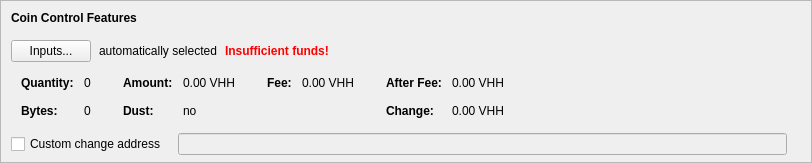
    <widget class="QFrame" name="frameCoinControl">
     <property name="sizePolicy">
      <sizepolicy hsizetype="Expanding" vsizetype="Expanding">
       <horstretch>0</horstretch>
       <verstretch>0</verstretch>
      </sizepolicy>
     </property>
     <property name="maximumSize">
      <size>
       <width>16777215</width>
       <height>16777215</height>
      </size>
     </property>
     <property name="frameShape">
      <enum>QFrame::StyledPanel</enum>
     </property>
     <property name="frameShadow">
      <enum>QFrame::Sunken</enum>
     </property>
     <layout class="QVBoxLayout" name="verticalLayoutCoinControl2">
      <property name="spacing">
       <number>0</number>
      </property>
      <property name="leftMargin">
       <number>0</number>
      </property>
      <property name="topMargin">
       <number>0</number>
      </property>
      <property name="rightMargin">
       <number>0</number>
      </property>
      <property name="bottomMargin">
       <number>6</number>
      </property>
      <item>
       <layout class="QVBoxLayout" name="verticalLayoutCoinControl" stretch="0,0,0,0,1">
        <property name="spacing">
         <number>0</number>
        </property>
        <property name="leftMargin">
         <number>10</number>
        </property>
        <property name="topMargin">
         <number>10</number>
        </property>
        <item>
         <layout class="QHBoxLayout" name="horizontalLayoutCoinControl1">
          <property name="bottomMargin">
           <number>15</number>
          </property>
          <item>
           <widget class="QLabel" name="labelCoinControlFeatures">
            <property name="sizePolicy">
             <sizepolicy hsizetype="Preferred" vsizetype="Maximum">
              <horstretch>0</horstretch>
              <verstretch>0</verstretch>
             </sizepolicy>
            </property>
            <property name="font">
             <font>
              <weight>75</weight>
              <bold>true</bold>
             </font>
            </property>
            <property name="styleSheet">
             <string notr="true">font-weight:bold;</string>
            </property>
            <property name="text">
             <string>Coin Control Features</string>
            </property>
           </widget>
          </item>
         </layout>
        </item>
        <item>
         <layout class="QHBoxLayout" name="horizontalLayoutCoinControl2" stretch="0,0,0,0">
          <property name="spacing">
           <number>8</number>
          </property>
          <property name="bottomMargin">
           <number>10</number>
          </property>
          <item>
           <widget class="QPushButton" name="pushButtonCoinControl">
            <property name="styleSheet">
             <string notr="true"/>
            </property>
            <property name="text">
             <string>Inputs...</string>
            </property>
            <property name="autoDefault">
             <bool>false</bool>
            </property>
           </widget>
          </item>
          <item>
           <widget class="QLabel" name="labelCoinControlAutomaticallySelected">
            <property name="text">
             <string>automatically selected</string>
            </property>
            <property name="margin">
             <number>5</number>
            </property>
           </widget>
          </item>
          <item>
           <widget class="QLabel" name="labelCoinControlInsuffFunds">
            <property name="font">
             <font>
              <weight>75</weight>
              <bold>true</bold>
             </font>
            </property>
            <property name="styleSheet">
             <string notr="true">color:red;font-weight:bold;</string>
            </property>
            <property name="text">
             <string>Insufficient funds!</string>
            </property>
            <property name="margin">
             <number>5</number>
            </property>
           </widget>
          </item>
          <item>
           <spacer name="horizontalSpacerCoinControl">
            <property name="orientation">
             <enum>Qt::Horizontal</enum>
            </property>
            <property name="sizeHint" stdset="0">
             <size>
              <width>40</width>
              <height>1</height>
             </size>
            </property>
           </spacer>
          </item>
         </layout>
        </item>
        <item>
         <widget class="QWidget" name="widgetCoinControl" native="true">
          <property name="sizePolicy">
           <sizepolicy hsizetype="Preferred" vsizetype="Preferred">
            <horstretch>0</horstretch>
            <verstretch>0</verstretch>
           </sizepolicy>
          </property>
          <property name="minimumSize">
           <size>
            <width>0</width>
            <height>0</height>
           </size>
          </property>
          <property name="styleSheet">
           <string notr="true"/>
          </property>
          <layout class="QHBoxLayout" name="horizontalLayoutCoinControl5">
           <property name="leftMargin">
            <number>0</number>
           </property>
           <property name="topMargin">
            <number>0</number>
           </property>
           <property name="rightMargin">
            <number>0</number>
           </property>
           <property name="bottomMargin">
            <number>0</number>
           </property>
           <item>
            <layout class="QHBoxLayout" name="horizontalLayoutCoinControl3" stretch="0,0,0,1">
             <property name="spacing">
              <number>20</number>
             </property>
             <property name="topMargin">
              <number>0</number>
             </property>
             <property name="bottomMargin">
              <number>10</number>
             </property>
             <item>
              <layout class="QFormLayout" name="formLayoutCoinControl1">
               <property name="horizontalSpacing">
                <number>10</number>
               </property>
               <property name="verticalSpacing">
                <number>14</number>
               </property>
               <property name="leftMargin">
                <number>10</number>
               </property>
               <property name="topMargin">
                <number>4</number>
               </property>
               <property name="rightMargin">
                <number>6</number>
               </property>
               <item row="0" column="0">
                <widget class="QLabel" name="labelCoinControlQuantityText">
                 <property name="font">
                  <font>
                   <weight>75</weight>
                   <bold>true</bold>
                  </font>
                 </property>
                 <property name="text">
                  <string>Quantity:</string>
                 </property>
                 <property name="margin">
                  <number>0</number>
                 </property>
                </widget>
               </item>
               <item row="0" column="1">
                <widget class="QLabel" name="labelCoinControlQuantity">
                 <property name="cursor">
                  <cursorShape>IBeamCursor</cursorShape>
                 </property>
                 <property name="contextMenuPolicy">
                  <enum>Qt::ActionsContextMenu</enum>
                 </property>
                 <property name="text">
                  <string notr="true">0</string>
                 </property>
                 <property name="margin">
                  <number>0</number>
                 </property>
                 <property name="textInteractionFlags">
                  <set>Qt::LinksAccessibleByMouse|Qt::TextSelectableByKeyboard|Qt::TextSelectableByMouse</set>
                 </property>
                </widget>
               </item>
               <item row="1" column="0">
                <widget class="QLabel" name="labelCoinControlBytesText">
                 <property name="font">
                  <font>
                   <weight>75</weight>
                   <bold>true</bold>
                  </font>
                 </property>
                 <property name="text">
                  <string>Bytes:</string>
                 </property>
                </widget>
               </item>
               <item row="1" column="1">
                <widget class="QLabel" name="labelCoinControlBytes">
                 <property name="cursor">
                  <cursorShape>IBeamCursor</cursorShape>
                 </property>
                 <property name="contextMenuPolicy">
                  <enum>Qt::ActionsContextMenu</enum>
                 </property>
                 <property name="text">
                  <string notr="true">0</string>
                 </property>
                 <property name="textInteractionFlags">
                  <set>Qt::LinksAccessibleByMouse|Qt::TextSelectableByKeyboard|Qt::TextSelectableByMouse</set>
                 </property>
                </widget>
               </item>
              </layout>
             </item>
             <item>
              <layout class="QFormLayout" name="formLayoutCoinControl2">
               <property name="horizontalSpacing">
                <number>10</number>
               </property>
               <property name="verticalSpacing">
                <number>14</number>
               </property>
               <property name="leftMargin">
                <number>6</number>
               </property>
               <property name="topMargin">
                <number>4</number>
               </property>
               <property name="rightMargin">
                <number>6</number>
               </property>
               <item row="0" column="0">
                <widget class="QLabel" name="labelCoinControlAmountText">
                 <property name="font">
                  <font>
                   <weight>75</weight>
                   <bold>true</bold>
                  </font>
                 </property>
                 <property name="text">
                  <string>Amount:</string>
                 </property>
                 <property name="margin">
                  <number>0</number>
                 </property>
                </widget>
               </item>
               <item row="0" column="1">
                <widget class="QLabel" name="labelCoinControlAmount">
                 <property name="cursor">
                  <cursorShape>IBeamCursor</cursorShape>
                 </property>
                 <property name="contextMenuPolicy">
                  <enum>Qt::ActionsContextMenu</enum>
                 </property>
                 <property name="text">
                  <string notr="true">0.00 VHH</string>
                 </property>
                 <property name="textInteractionFlags">
                  <set>Qt::LinksAccessibleByMouse|Qt::TextSelectableByKeyboard|Qt::TextSelectableByMouse</set>
                 </property>
                </widget>
               </item>
               <item row="1" column="0">
                <widget class="QLabel" name="labelCoinControlLowOutputText">
                 <property name="font">
                  <font>
                   <weight>75</weight>
                   <bold>true</bold>
                  </font>
                 </property>
                 <property name="text">
                  <string>Dust:</string>
                 </property>
                </widget>
               </item>
               <item row="1" column="1">
                <widget class="QLabel" name="labelCoinControlLowOutput">
                 <property name="cursor">
                  <cursorShape>IBeamCursor</cursorShape>
                 </property>
                 <property name="contextMenuPolicy">
                  <enum>Qt::ActionsContextMenu</enum>
                 </property>
                 <property name="text">
                  <string notr="true">no</string>
                 </property>
                 <property name="textInteractionFlags">
                  <set>Qt::LinksAccessibleByMouse|Qt::TextSelectableByKeyboard|Qt::TextSelectableByMouse</set>
                 </property>
                </widget>
               </item>
              </layout>
             </item>
             <item>
              <layout class="QFormLayout" name="formLayoutCoinControl3">
               <property name="horizontalSpacing">
                <number>10</number>
               </property>
               <property name="verticalSpacing">
                <number>14</number>
               </property>
               <property name="leftMargin">
                <number>6</number>
               </property>
               <property name="topMargin">
                <number>4</number>
               </property>
               <property name="rightMargin">
                <number>6</number>
               </property>
               <item row="0" column="0">
                <widget class="QLabel" name="labelCoinControlFeeText">
                 <property name="font">
                  <font>
                   <weight>75</weight>
                   <bold>true</bold>
                  </font>
                 </property>
                 <property name="text">
                  <string>Fee:</string>
                 </property>
                 <property name="margin">
                  <number>0</number>
                 </property>
                </widget>
               </item>
               <item row="0" column="1">
                <widget class="QLabel" name="labelCoinControlFee">
                 <property name="cursor">
                  <cursorShape>IBeamCursor</cursorShape>
                 </property>
                 <property name="contextMenuPolicy">
                  <enum>Qt::ActionsContextMenu</enum>
                 </property>
                 <property name="text">
                  <string notr="true">0.00 VHH</string>
                 </property>
                 <property name="textInteractionFlags">
                  <set>Qt::LinksAccessibleByMouse|Qt::TextSelectableByKeyboard|Qt::TextSelectableByMouse</set>
                 </property>
                </widget>
               </item>
              </layout>
             </item>
             <item>
              <layout class="QFormLayout" name="formLayoutCoinControl4">
               <property name="horizontalSpacing">
                <number>10</number>
               </property>
               <property name="verticalSpacing">
                <number>14</number>
               </property>
               <property name="leftMargin">
                <number>6</number>
               </property>
               <property name="topMargin">
                <number>4</number>
               </property>
               <property name="rightMargin">
                <number>6</number>
               </property>
               <item row="0" column="0">
                <widget class="QLabel" name="labelCoinControlAfterFeeText">
                 <property name="font">
                  <font>
                   <weight>75</weight>
                   <bold>true</bold>
                  </font>
                 </property>
                 <property name="text">
                  <string>After Fee:</string>
                 </property>
                 <property name="margin">
                  <number>0</number>
                 </property>
                </widget>
               </item>
               <item row="0" column="1">
                <widget class="QLabel" name="labelCoinControlAfterFee">
                 <property name="cursor">
                  <cursorShape>IBeamCursor</cursorShape>
                 </property>
                 <property name="contextMenuPolicy">
                  <enum>Qt::ActionsContextMenu</enum>
                 </property>
                 <property name="text">
                  <string notr="true">0.00 VHH</string>
                 </property>
                 <property name="textInteractionFlags">
                  <set>Qt::LinksAccessibleByMouse|Qt::TextSelectableByKeyboard|Qt::TextSelectableByMouse</set>
                 </property>
                </widget>
               </item>
               <item row="1" column="0">
                <widget class="QLabel" name="labelCoinControlChangeText">
                 <property name="font">
                  <font>
                   <weight>75</weight>
                   <bold>true</bold>
                  </font>
                 </property>
                 <property name="text">
                  <string>Change:</string>
                 </property>
                </widget>
               </item>
               <item row="1" column="1">
                <widget class="QLabel" name="labelCoinControlChange">
                 <property name="cursor">
                  <cursorShape>IBeamCursor</cursorShape>
                 </property>
                 <property name="contextMenuPolicy">
                  <enum>Qt::ActionsContextMenu</enum>
                 </property>
                 <property name="text">
                  <string notr="true">0.00 VHH</string>
                 </property>
                 <property name="textInteractionFlags">
                  <set>Qt::LinksAccessibleByMouse|Qt::TextSelectableByKeyboard|Qt::TextSelectableByMouse</set>
                 </property>
                </widget>
               </item>
              </layout>
             </item>
            </layout>
           </item>
          </layout>
         </widget>
        </item>
        <item>
         <layout class="QHBoxLayout" name="horizontalLayoutCoinControl4" stretch="0,0,0">
          <property name="spacing">
           <number>12</number>
          </property>
          <property name="sizeConstraint">
           <enum>QLayout::SetDefaultConstraint</enum>
          </property>
          <property name="topMargin">
           <number>5</number>
          </property>
          <property name="rightMargin">
           <number>5</number>
          </property>
          <item>
           <widget class="QCheckBox" name="checkBoxCoinControlChange">
            <property name="toolTip">
             <string>If this is activated, but the change address is empty or invalid, change will be sent to a newly generated address.</string>
            </property>
            <property name="text">
             <string>Custom change address</string>
            </property>
           </widget>
          </item>
          <item>
           <widget class="QValidatedLineEdit" name="lineEditCoinControlChange">
            <property name="enabled">
             <bool>false</bool>
            </property>
            <property name="sizePolicy">
             <sizepolicy hsizetype="Expanding" vsizetype="Fixed">
              <horstretch>0</horstretch>
              <verstretch>0</verstretch>
             </sizepolicy>
            </property>
           </widget>
          </item>
          <item>
           <widget class="QLabel" name="labelCoinControlChangeLabel">
            <property name="sizePolicy">
             <sizepolicy hsizetype="Preferred" vsizetype="Expanding">
              <horstretch>0</horstretch>
              <verstretch>0</verstretch>
             </sizepolicy>
            </property>
            <property name="minimumSize">
             <size>
              <width>0</width>
              <height>0</height>
             </size>
            </property>
            <property name="text">
             <string/>
            </property>
            <property name="margin">
             <number>3</number>
            </property>
           </widget>
          </item>
         </layout>
        </item>
        <item>
         <spacer name="verticalSpacerCoinControl">
          <property name="orientation">
           <enum>Qt::Vertical</enum>
          </property>
          <property name="sizeHint" stdset="0">
           <size>
            <width>800</width>
            <height>1</height>
           </size>
          </property>
         </spacer>
        </item>
       </layout>
      </item>
     </layout>
    </widget>
